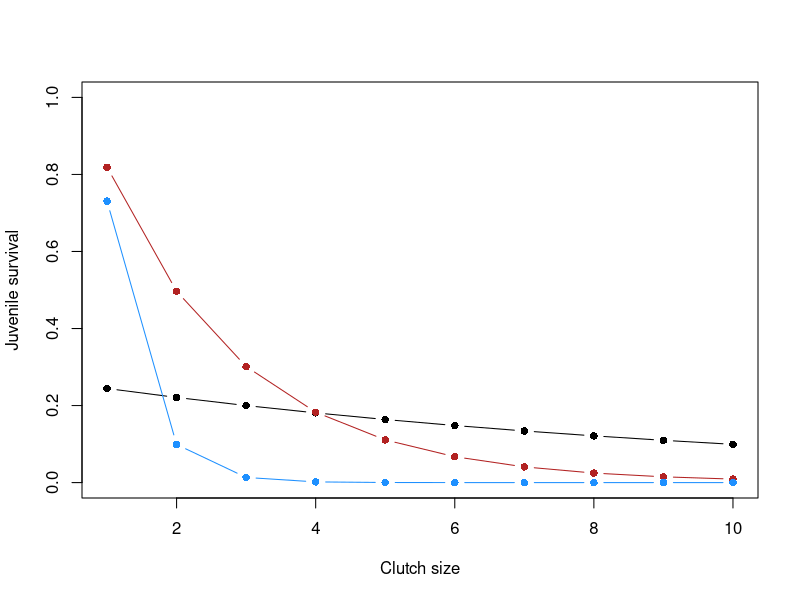
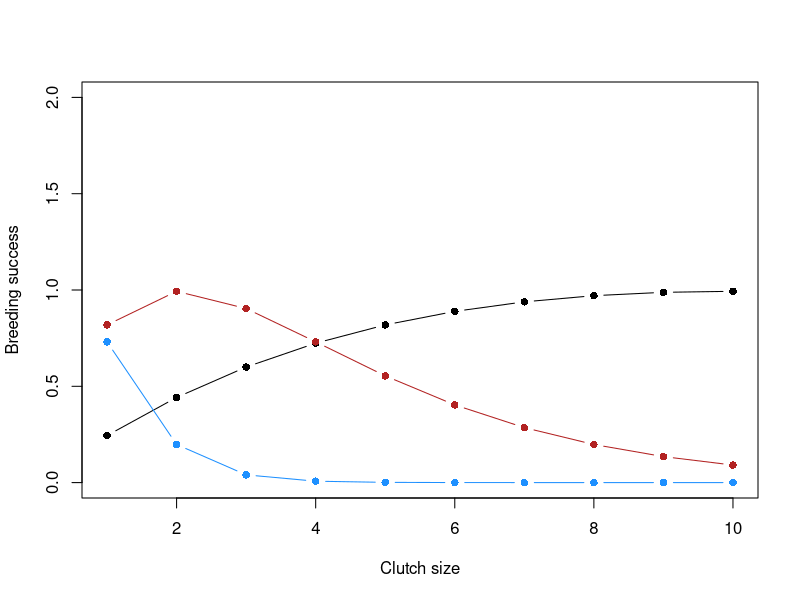

Here is the R script that generated these plots, in order:
## ---- chunk 1

clutchSize <- 1:10
jSurv0 <- dexp(clutchSize, rate=0.1)*2.7
jSurv1 <- dexp(clutchSize, rate=0.5)*2.7
jSurv2 <- dexp(clutchSize, rate=2)*2.7

plot(x=clutchSize, y=jSurv0, type='b', ylim=c(0,1), pch=16, 
  xlab='Clutch size', ylab='Juvenile survival')
lines(x=clutchSize, y=jSurv1, col='firebrick', type='b', pch=16)
lines(x=clutchSize, y=jSurv2, col='dodgerblue', type='b', pch=16)



plot(x=clutchSize, y=jSurv0*clutchSize, type='b', ylim=c(0,2), pch=16, 
  xlab='Clutch size', ylab='Breeding success')
lines(x=clutchSize, y=jSurv1*clutchSize, col='firebrick', type='b', pch=16)
lines(x=clutchSize, y=jSurv2*clutchSize, col='dodgerblue', type='b', pch=16)

